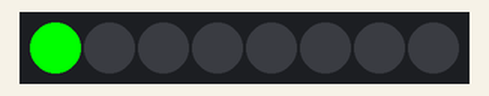
A sketch run on a simulated Arduino Uno, built with avr-gcc and run on an emulated ATmega328P. On the bench: 8 RGB LEDs in strip order, left to right. The strip is taken to match the declared colour order.

Above: at 0.1 s.
At 0.6 s:
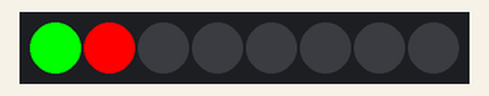
At 1.1 s:
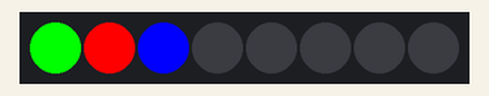
At 1.6 s:
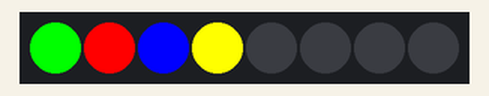
At 2.6 s:
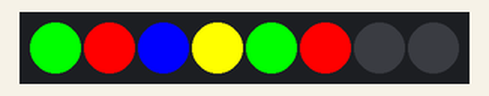
At 3.6 s:
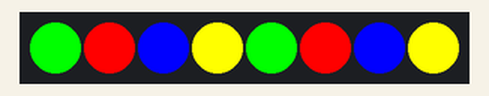
Timing chart, 0 to 40.0 s (numbered marks = the images above):
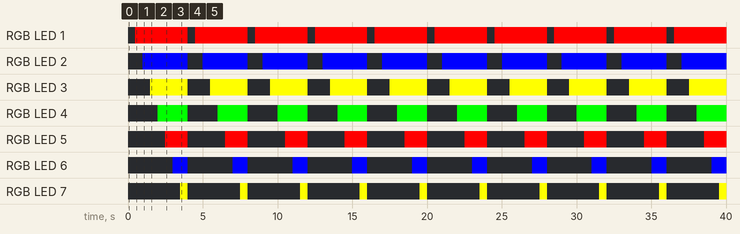

The sketch:

22.10.12_D.ino
```cpp
#include <Adafruit_NeoPixel.h>
#define LED_PIN 2
#define LED_COUNT 8
#define BRIGHTNESS 50
#define DELAYVAL 500

Adafruit_NeoPixel pixels(LED_COUNT, LED_PIN, NEO_RGB + NEO_KHZ800); //refresh rate

void setup() {
  #if defined(__AVR_ATtiny85__) && (F_CPU == 16000000)
  clock_prescale_set(clock_div_1);
  #endif

  pixels.begin();
  //pixels.setBrightness(BRIGHTNESS);
}

void loop() {
  pixels.clear();
  pixels.setPixelColor(0, 0, 255, 0);
  pixels.show();
  delay(DELAYVAL);
  pixels.setPixelColor(1, 255, 0, 0);
  pixels.show();
  delay(DELAYVAL);
  pixels.setPixelColor(2, 0, 0, 255);
  pixels.show();
  delay(DELAYVAL);
  pixels.setPixelColor(3, 255, 255, 0);
  pixels.show();
  delay(DELAYVAL);
  pixels.setPixelColor(4, 0, 255, 0);
  pixels.show();
  delay(DELAYVAL);
  pixels.setPixelColor(5, 255, 0, 0);
  pixels.show();
  delay(DELAYVAL);
  pixels.setPixelColor(6, 0, 0, 255);
  pixels.show();
  delay(DELAYVAL);
  pixels.setPixelColor(7, 255, 255, 0);
  pixels.show();
  delay(DELAYVAL);
}
```

Measured:
- by itself, RGB LED 1: alternates RGB(255, 0, 0) for 3.5 s and off for 0.50 s
- by itself, RGB LED 2: alternates RGB(0, 0, 255) for 3.0 s and off for 1.0 s
- by itself, RGB LED 3: alternates RGB(255, 255, 0) for 2.5 s and off for 1.5 s
- by itself, RGB LED 4: alternates RGB(0, 255, 0) for 2.0 s and off for 2.0 s
- by itself, RGB LED 5: alternates RGB(255, 0, 0) for 1.5 s and off for 2.5 s
- by itself, RGB LED 6: alternates RGB(0, 0, 255) for 1.0 s and off for 3.0 s
- by itself, RGB LED 7: alternates RGB(255, 255, 0) for 0.50 s and off for 3.5 s
